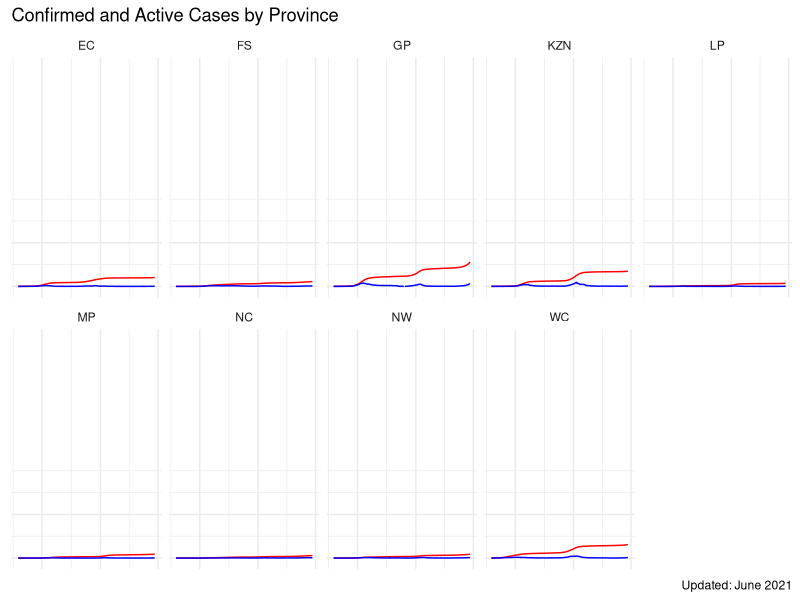

Recreate this plot in R.
## ---- chunk 1
library(tidyverse)
library(lubridate) # dates
library(formattable) # round numbers
library(ggplot2)
library(scales)
## ---- chunk 2
# total (cumulative) number of confirmed cases by province
provincial_total_confirmed <- read.csv("data/covid19za_provincial_cumulative_timeline_confirmed.csv")
head(provincial_total_confirmed)

# provincial deaths, and recoveries
provincial_recoveries_data<- read.csv("data/covid19za_provincial_cumulative_timeline_recoveries.csv")
head(provincial_recoveries_data)
death_data <- read.csv("data/covid19za_provincial_cumulative_timeline_deaths.csv")
head(death_data)
## ---- chunk 3
provincial_confirmed <-  provincial_total_confirmed %>% pivot_longer(c('EC', 'FS', 'GP', 'KZN', 'LP', 'MP', 'NC', 'NW', 'WC', 'UNKNOWN'), names_to = "province", values_to = "confirmed")
provincial_confirmed <- provincial_confirmed %>%
  select(date, province, confirmed, total)  %>%
  filter(province != 'UNKNOWN') %>%
  mutate(date = dmy(date))

head(provincial_confirmed)
## ---- chunk 4
provincial_recoveries <- provincial_recoveries_data %>% pivot_longer(c('EC', 'FS', 'GP', 'KZN', 'LP', 'MP', 'NC', 'NW', 'WC', 'UNKNOWN'), names_to = "province", values_to = "recoveries")
provincial_recoveries <- provincial_recoveries %>%
  group_by(province) %>%
  select(date, province, recoveries, total)  %>%
  filter(province != 'UNKNOWN') %>%
  mutate(date = dmy(date)) %>% 
  summarise(date = date, recoveries = recoveries)

head(provincial_recoveries)
## ---- chunk 5
provincial_deaths <- death_data %>% pivot_longer(c('EC', 'FS', 'GP', 'KZN', 'LP', 'MP', 'NC', 'NW', 'WC', 'UNKNOWN'), names_to = "province", values_to = "deaths")
provincial_deaths <- provincial_deaths %>%
  select(date, province, deaths, total)  %>%
  filter(province != 'UNKNOWN') %>%
  mutate(date = dmy(date))

head(provincial_deaths)
## ---- chunk 6
death_summary <- death_data %>%
  select(date, total) %>%
  mutate(date = dmy(date)) %>%
  mutate(daily_deaths=total-lag(total,default=0))
names(death_summary)[names(death_summary) == 'total'] <- 'total_deaths'
head(death_summary)
## ---- chunk 7
# inner_join() joins based on matching keys (we only want overlapping dates)
provincial_active <- provincial_confirmed %>% 
  inner_join(provincial_recoveries, by = c("province", "date")) %>% 
  inner_join(provincial_deaths, by = c("province", "date"))
head(provincial_active)
## ---- chunk 8
provincial_active$active <- with(provincial_active, confirmed - recoveries - deaths)
provincial_active <- provincial_active %>%
  select(date, province, confirmed, recoveries, deaths, active )
head(provincial_active)
## ---- chunk 9
ggplot(provincial_active, aes(date)) + 
  geom_line(aes(y = confirmed, colour = "Confirmed Cases"), color = "red") + 
  geom_line(aes(y = active, colour = "Active Cases"), color = "blue") +
  scale_y_continuous(breaks = seq(0, 1000000, by = 1000000), limits = c(0, 5000000), labels = NULL) +
  scale_x_date(labels = NULL) +
  facet_wrap(~ province, nrow = 2) +
  labs(title= "Confirmed and Active Cases by Province",
     caption = "Updated: June 2021",
     x = NULL,
     y = NULL) +
  theme_minimal()
